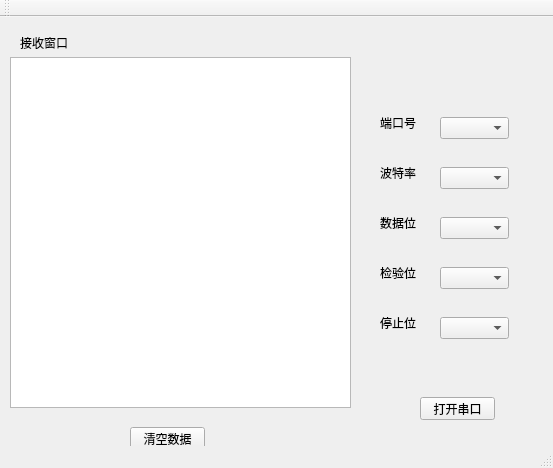
<?xml version="1.0" encoding="UTF-8"?>
<ui version="4.0">
 <class>MainWindow</class>
 <widget class="QMainWindow" name="MainWindow">
  <property name="geometry">
   <rect>
    <x>0</x>
    <y>0</y>
    <width>553</width>
    <height>468</height>
   </rect>
  </property>
  <property name="windowTitle">
   <string>MainWindow</string>
  </property>
  <widget class="QWidget" name="centralWidget">
   <widget class="QLabel" name="label">
    <property name="geometry">
     <rect>
      <x>20</x>
      <y>20</y>
      <width>54</width>
      <height>12</height>
     </rect>
    </property>
    <property name="text">
     <string>接收窗口</string>
    </property>
   </widget>
   <widget class="QLabel" name="label_3">
    <property name="geometry">
     <rect>
      <x>380</x>
      <y>150</y>
      <width>54</width>
      <height>12</height>
     </rect>
    </property>
    <property name="text">
     <string>波特率</string>
    </property>
   </widget>
   <widget class="QLabel" name="label_4">
    <property name="geometry">
     <rect>
      <x>380</x>
      <y>200</y>
      <width>54</width>
      <height>12</height>
     </rect>
    </property>
    <property name="text">
     <string>数据位</string>
    </property>
   </widget>
   <widget class="QLabel" name="label_5">
    <property name="geometry">
     <rect>
      <x>380</x>
      <y>250</y>
      <width>54</width>
      <height>12</height>
     </rect>
    </property>
    <property name="text">
     <string>检验位</string>
    </property>
   </widget>
   <widget class="QLabel" name="label_6">
    <property name="geometry">
     <rect>
      <x>380</x>
      <y>300</y>
      <width>54</width>
      <height>12</height>
     </rect>
    </property>
    <property name="text">
     <string>停止位</string>
    </property>
   </widget>
   <widget class="QComboBox" name="comboBox">
    <property name="geometry">
     <rect>
      <x>440</x>
      <y>100</y>
      <width>69</width>
      <height>22</height>
     </rect>
    </property>
   </widget>
   <widget class="QComboBox" name="baudRateBox">
    <property name="geometry">
     <rect>
      <x>440</x>
      <y>150</y>
      <width>69</width>
      <height>22</height>
     </rect>
    </property>
   </widget>
   <widget class="QComboBox" name="dataBitsBox">
    <property name="geometry">
     <rect>
      <x>440</x>
      <y>200</y>
      <width>69</width>
      <height>22</height>
     </rect>
    </property>
   </widget>
   <widget class="QComboBox" name="parityBox">
    <property name="geometry">
     <rect>
      <x>440</x>
      <y>250</y>
      <width>69</width>
      <height>22</height>
     </rect>
    </property>
   </widget>
   <widget class="QComboBox" name="stopBitsBox">
    <property name="geometry">
     <rect>
      <x>440</x>
      <y>300</y>
      <width>69</width>
      <height>22</height>
     </rect>
    </property>
   </widget>
   <widget class="QLabel" name="label_2">
    <property name="geometry">
     <rect>
      <x>380</x>
      <y>100</y>
      <width>54</width>
      <height>12</height>
     </rect>
    </property>
    <property name="text">
     <string>端口号</string>
    </property>
   </widget>
   <widget class="QPushButton" name="clearButton">
    <property name="geometry">
     <rect>
      <x>130</x>
      <y>410</y>
      <width>75</width>
      <height>23</height>
     </rect>
    </property>
    <property name="text">
     <string>清空数据</string>
    </property>
   </widget>
   <widget class="QPushButton" name="openButton">
    <property name="geometry">
     <rect>
      <x>420</x>
      <y>380</y>
      <width>75</width>
      <height>23</height>
     </rect>
    </property>
    <property name="text">
     <string>打开串口</string>
    </property>
   </widget>
   <widget class="QTextEdit" name="textEdit">
    <property name="geometry">
     <rect>
      <x>10</x>
      <y>40</y>
      <width>341</width>
      <height>351</height>
     </rect>
    </property>
   </widget>
  </widget>
  <widget class="QToolBar" name="mainToolBar">
   <attribute name="toolBarArea">
    <enum>TopToolBarArea</enum>
   </attribute>
   <attribute name="toolBarBreak">
    <bool>false</bool>
   </attribute>
  </widget>
  <widget class="QStatusBar" name="statusBar"/>
 </widget>
 <layoutdefault spacing="6" margin="11"/>
 <resources/>
 <connections/>
</ui>
